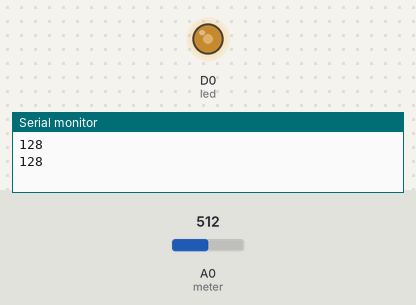
Bench run of a sketch on a simulated ESP8266 (NodeMCU). Shown: output pins drawn as LEDs (lit = HIGH), the last lines printed to the serial monitor. The inputs (shaded band) are chosen by the test bench; at power-on: A0 (meter) = 512.

Above: at 1.8 s.
1.9 s: A0 (meter) set to 716
At 3.1 s:
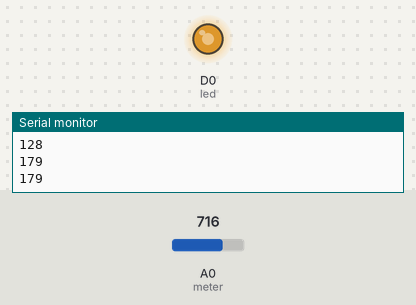
3.5 s: A0 (meter) set to 900
At 4.7 s:
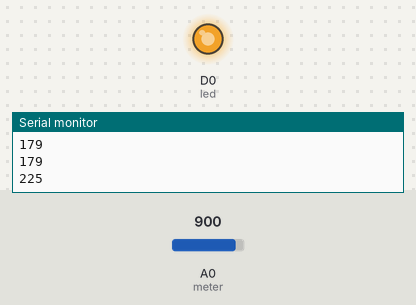
5.5 s: A0 (meter) set to 122
At 7.2 s:
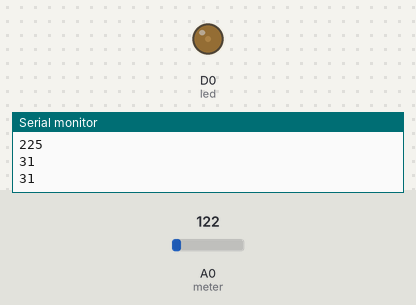
7.5 s: A0 (meter) set to 0
At 8.9 s:
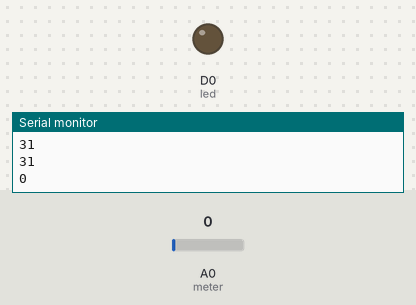
9.5 s: A0 (meter) set to 511
At 10.5 s:
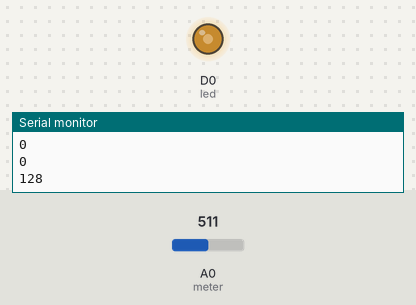
Timing chart, 0 to 12.5 s (numbered marks = the images above; inputs shaded):
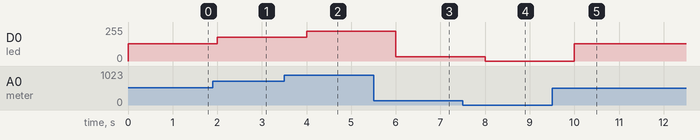

Measured:
- after the input at 1.9 s, D0 (led): 128/255 → 179/255 after 0.10 s
- after the input at 3.5 s, D0 (led): 179/255 → 225/255 after 0.50 s
- after the input at 5.5 s, D0 (led): 225/255 → 31/255 after 0.50 s
- after the input at 7.5 s, D0 (led): 31/255 → 0/255 after 0.50 s
- after the input at 9.5 s, D0 (led): 0/255 → 128/255 after 0.50 s

The sketch:

Potentiometer.ino
```cpp
int led=D0;
int meter=A0;
long int val;
void setup() {
  pinMode(D0,OUTPUT);
  Serial.begin(9600);
}

void loop() {
  val=analogRead(meter);
  val=map(val,0,1023,0,256);
  Serial.println(val);
  analogWrite(led,val);
  delay(1000);
}
```
